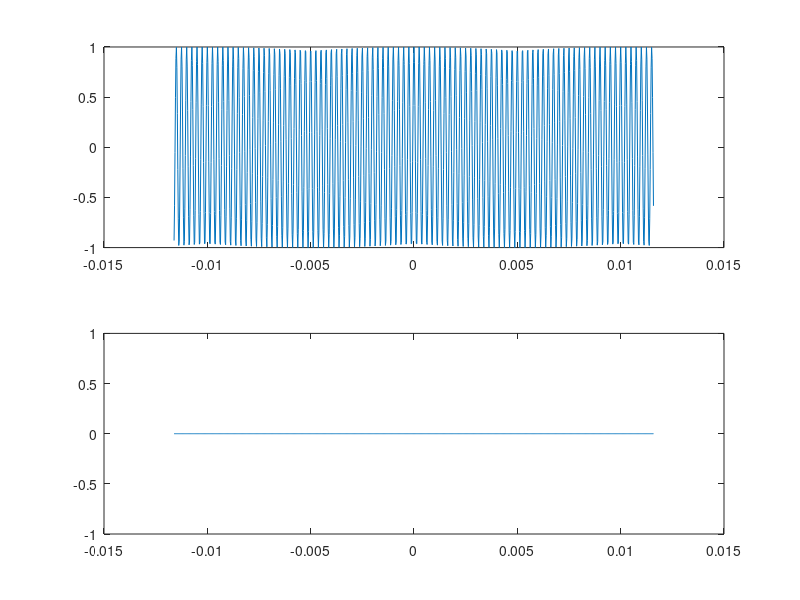
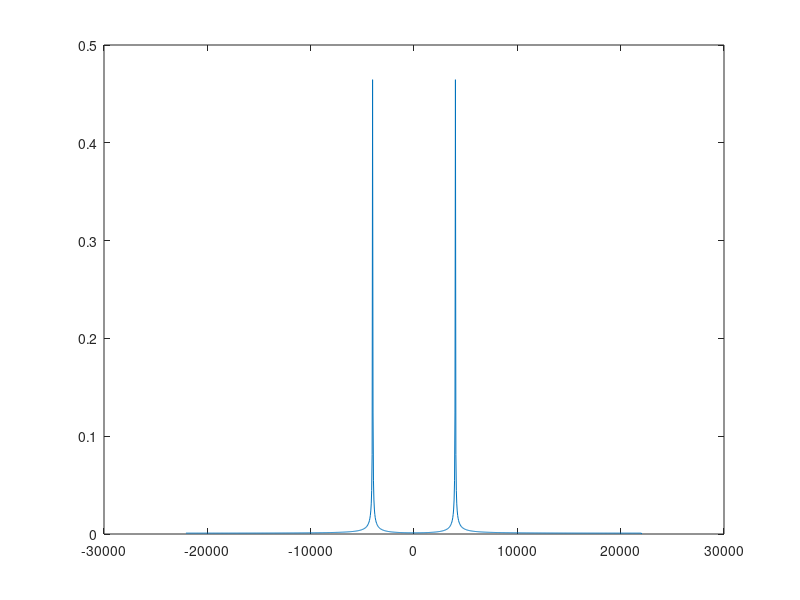

The MATLAB script that drew these images, in order:
fc = 44100;
dur = 0.1;
sinc = 1/fc;
T = [(-dur/2):sinc:(dur/2)-sinc];

winsize = 1023;
binsize = fc/winsize;

f = 4000;

w = 2*pi*f;

nsamples = fc*dur;

T1 = T ((nsamples/2) - floor(winsize/2) : (nsamples/2) + floor(winsize/2) +1);
%y = exp(i*w*T1); %funz. complessa

y = cos (w*T1); %funz. reale
figure (1)
subplot (2,1,1)
plot (T1, real(y))

subplot (2,1,2)
plot (T1, imag(y))

F = [(-fc/2)-(binsize/2):binsize:(fc/2)-(binsize/2)];

DFT = zeros (size(F));

for k = 1:winsize
  anal = exp(-i*F(k)*2*pi*T1); 
  mult = anal .* y;
  DFT(k) = sum(mult);
end

figure (2)
plot (F, abs(DFT)/winsize)
